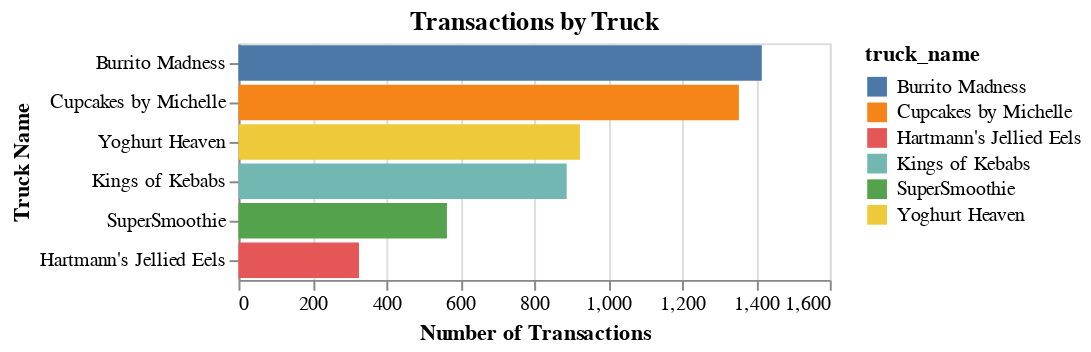

Notebook cell for this chart:
### Markdown cell above
### Which trucks are making the most transactions?

### Code cell
truck_transactions = transaction_df.merge(
    truck_df, on='truck_id')

truck_transactions = truck_transactions.groupby(
    'truck_name').size().reset_index(name='transaction_count')

alt.Chart(truck_transactions).mark_bar().encode(
    x=alt.X('transaction_count:Q', title='Number of Transactions'),
    y=alt.Y('truck_name:N', title='Truck Name').sort('-x'),
    color='truck_name:N'
).properties(
    title='Transactions by Truck'
)

### Figure 1 — Vega-Lite specification as saved in the notebook (floating-point values rounded to 4 significant figures)
{"config": {"view": {"continuousWidth": 300, "continuousHeight": 300}}, "data": {"name": "data-aac063811c3da1b879dfc5616b0d744c"}, "mark": {"type": "bar"}, "encoding": {"color": {"field": "truck_name", "type": "nominal"}, "x": {"field": "transaction_count", "title": "Number of Transactions", "type": "quantitative"}, "y": {"field": "truck_name", "sort": "-x", "title": "Truck Name", "type": "nominal"}}, "title": "Transactions by Truck", "$schema": "https://vega.github.io/schema/vega-lite/v6.1.0.json", "datasets": {"data-aac063811c3da1b879dfc5616b0d744c": [{"truck_name": "Burrito Madness", "transaction_count": 1416}, {"truck_name": "Cupcakes by Michelle", "transaction_count": 1354}, {"truck_name": "Hartmann's Jellied Eels", "transaction_count": 326}, {"truck_name": "Kings of Kebabs", "transaction_count": 888}, {"truck_name": "SuperSmoothie", "transaction_count": 564}, {"truck_name": "Yoghurt Heaven", "transaction_count": 924}]}}
